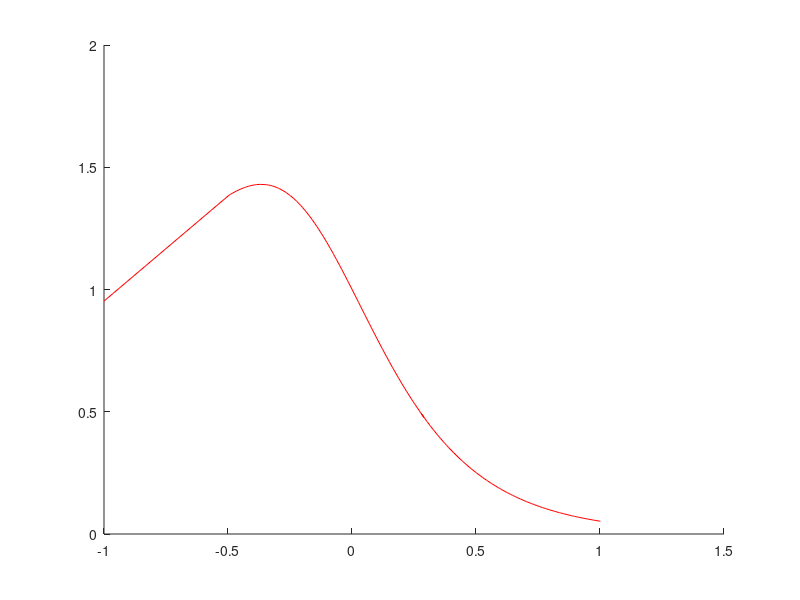

This chart was generated by the following MATLAB code:
function Obligatorio282
  t = load("tiempos").tiempos;
  t22 = load("tiempos2").tiempos2;
  tiempocorregido = sort([-1,t]);
  t2 = [-1,t22];

  y0=[0.9142,0.8655,1.0861,1.0832];


     function ecuacion= g(tiemp2,y)
      ecuacion=(y^2)*(1-3*tiemp2)-3*y;
     endfunction

  function metodo_Heun = heun(tiemp,y_a)
     T =tiemp;
     Y=zeros(1,152);
     Y(1)=y_a;
     for i=1:151
       h = T(i+1) - T(i);
       p = Y(i) + h*g(T(i),Y(i));
       Y(i+1) = Y(i) + (h/2)*(g( T(i),Y(i)) + g(T(i+1),p));
     endfor
     metodo_Heun = Y;
  endfunction

  function ecuacion2= l(ti,u)
      ecuacion2= 3*u + 3*ti - 1;
     endfunction

   function metodo_Heun2 = heun2(tiemp,y_a)

     T =[-1, tiemp];
     Y=zeros(1,152);
     Y(1)=1/y_a;
     for i=1:151
       h = T(i+1) - T(i);
       p = Y(i) + h*l(T(i),Y(i));
       Y(i+1) = Y(i) + (h/2)*(l( T(i),Y(i)) + l(T(i+1),p));
     endfor
     for i=1:1:152
       Y(i)=(1/Y(i));
     endfor
     metodo_Heun2 = Y;
  endfunction

  function p2_1 = lsodeP2_1(y_0,tiempoc)
        L1 = lsode("g",y_0(1),tiempoc); #para cada condicion inicial y0
        p2_1 = L1;
       # plot(tiempoc,p2_1,"r")
  endfunction

  function p2_2 = lsodeP2_2(y_0,tiempoc)
        L2 = lsode("g",y_0(2),tiempoc);
        p2_2 = L2;
       # plot(tiempoc,p2_2,"r")
  endfunction


  function p2_3 = lsodeP22_3(y_0,tiempoc)

       y_0 = 1/y_0(3);
       L3 = lsode("l",y_0,tiempoc);
       for i=1:1:152
       L3(i)=(1/L3(i));
     endfor
       p2_3 = L3;
      # plot(tiempoc,p2_3,"r")
  endfunction

  function p2_4 = lsodeP22_4(y_0,tiempoc)

       y_0 = 1/y0(4);
       L4 = lsode("l",y_0,tiempoc);
       for i=1:1:152
       L4(i)=(1/L4(i));
     endfor
       p2_4 = L4;
       #plot(tiempoc,p2_4,"r")
  endfunction


    #PARTE 4

 function resultado=PivoteoParcial(matriz)
  filas=rows(matriz);
  for i=1:filas
    if matriz(i,i)==0
      for j=(i+1):filas
        if matriz(j,i)~=0
          auxiliar=matriz(j,:);
          matriz(j,:)=matriz(i,:);
          matriz(i,:)=auxiliar;
          break
        endif
      endfor
    endif

   for iaux=(i+1):filas
     matriz(iaux,:) -= matriz(i,:)*matriz(iaux,i)/matriz(i,i);
   endfor
 endfor
 res(filas)= matriz(filas, filas+1)/matriz(filas,filas);
 for i=filas-1:-1:1
	acum = 0;
	for p = i+1:filas
		acum = acum + (matriz(i,p)*res(p));
	endfor
  res(i)= (matriz(i, filas + 1) - acum)/matriz(i, i);
 endfor
 resultado=res;
 endfunction

function parte4=p4(tiempos_z,y)
   for i=1:151
     h(i)=tiempos_z(i+1)-tiempos_z(i);
   endfor

   for i=1:151
     delta(i)= y(i+1)-y(i);
   endfor

   z(1)=0;
   z(152)=0;
   for i=1:150
     z(i+1) = ((6*delta(i+1))/(h(i+1))^2)+((6*delta(i))/(h(i))^2);
   endfor

   a(151)=0;
   a(152)=0;
   for i=1:150
      a(i)=2/h(i);
   endfor

   b(1)=1;
   b(152)=1;
   for i=2:151
     b(i)= (4/h(i-1))+ 4/h(i);
   endfor

   c(1)=0;
   c(152)=0;
    for i=2:151
      c(i)=2/h(i);
    endfor


    ## THOMAS NUEVO

    N = 152;

    c(1) = c(1) / b(1);
    z(1) = z(1) / b(1);

   for n = 2:1:N
    temp = b(n) - a(n) * c(n - 1);
    if (n<N)
        c(n) = c(n) / temp;
    endif
     z(n) = (z(n) - a(n) * z(n - 1)) / temp;
   endfor

   x(N) = z(N);
   for n = (N - 1):-1:1
     x(n) = z(n) - c(n) * x(n + 1);
   endfor


   MatrizS = zeros(4,4);
   b = zeros(4,1);
   Matrizalfas = zeros(151,4);

  for i=1:151


    MatrizS(1,:) = [1 , tiempos_z(i) , tiempos_z(i)^2 , tiempos_z(i)^3];
    MatrizS(2,:) = [1 , tiempos_z(i+1) , (tiempos_z(i+1))^2 , (tiempos_z(i+1))^3];
    MatrizS(3,:) = [0 , 1 , 2*(tiempos_z(i)) , 3*(tiempos_z(i))^2];
    MatrizS(4,:) = [0 , 1 , 2*(tiempos_z(i+1)) , 3*(tiempos_z(i+1))^2];


    b(1)= y(i);
    b(2)= y(i+1);
    b(3)= z(i);
    b(4)= z(i+1);

    matriz_parte4 = [MatrizS,b];
    alfas = PivoteoParcial(matriz_parte4);

    Matrizalfas(i,:) = alfas;

  endfor

## hold on;
## for i=1:151
##   intervalo = linspace(tiempos_z(i),tiempos_z(i+1),25);
##   for j=1:25
##    x= intervalo(j);
##   polinomio = Matrizalfas(i,1) + (Matrizalfas(i,2))*x + (Matrizalfas(i,3))*x^2 + (Matrizalfas(i,4))*x^3;
##   plot(x,polinomio,"b");
##   endfor
## endfor
##hold off;
  parte4=Matrizalfas;
 endfunction



  #PARTE 5

  function result=gcinco(Matriz,Tiempos,t)
      result=0;
      for i=1:(length(Tiempos)-1)
        if(t >= Tiempos(i) && t <= Tiempos(i+1))
        result = Matriz(i,1) + Matriz(i,2)*t + (Matriz(i,3))*(t^2) + (Matriz(i,4))*(t^3);
        break;

        elseif (t>=Tiempos(end))
          result = Matriz(end,1) + Matriz(end,2)*t + (Matriz(end,3))*(t^2) + (Matriz(end,4))*(t^3);
        break
        endif
       endfor
  endfunction


  Matrizg = load("ys1").coef1;
  Matrizg2 = load("ys2").coef2;
  global g1=[];
  global g2=[];

  for i=1:length(t2)
    g1(i)=gcinco(Matrizg,tiempocorregido,t2(i));
    g1>0
  endfor
  for i=1:length(t2)
    g2(i)=gcinco(Matrizg2,tiempocorregido,t2(i));
    g2>0
  endfor

  function resu=funcionF(x,T,T2,f1,f2)
    for i=1:length(T)
      aux(i)=x(1)*f1(i)^x(2)+f2(i)^x(3); #x(1)=alfa, x(2)=beta, x(3)= gamma.
    endfor
    resu=aux;
  endfunction

  function resultado=jacr(x,T,T2,f1,f2) #mal escrito a proposito para evitar conflictos con funciones built-in octave
    g1aux=f1(1);
    g2aux=f2(1);
    resaux=[g1aux^x(2),x(1)*log(g1aux)*g1aux^x(2),g2aux^x(3)];
    for i=2:columns(T)
      g1aux=f1(i);
      g2aux=f2(i);
      col1=g1aux^x(2);
      col2=x(1)*log(g1aux)*(g1aux^x(2));
      col3=log(g2aux)*(g2aux^x(3));
      resaux=[resaux;[col1,col2,col3]];
    endfor
    resultado=resaux;
  endfunction


 function Resultado=Mincuad(A,Y)
   Yaux=transpose(A)*Y;
   Aaux=transpose(A)*A;
   matrizaux=Aaux;
   matrizaux(:,end+1)=Yaux;
   Resultado=PivoteoParcial(matrizaux);
   endfunction

  #Alg Gauss-Newton
  function xfinal=Mincuadnolineal(Y,Xin,T,T2,niteraciones,f1,f2)
    X=Xin;
    for i=1:niteraciones
      A=jacr(X,T,T2,f1,f2);
      Yk=transpose(Y-funcionF(X,T2,T,f1,f2));
      P=Mincuad(A,Yk);
      X=X+P*0.001;
    endfor
    xfinal=X;
  endfunction
    datosy=[0.9526];
  for i=1:columns(t22)
    datosy(end+1)=-1/(-0.99927304*exp(3*t22(i))+t22(i));
  endfor
  coeficientesfinales=Mincuadnolineal(datosy,[0,2,2],tiempocorregido,t2,10000,g1,g2)
  for i=1:length(tiempocorregido)
    ajustado(i)=coeficientesfinales(1)*(g1(i)^coeficientesfinales(2))+g2(i)^coeficientesfinales(3)
  endfor
  hold on;
  plot(t2,datosy,"r")
  plot(t2,ajustado,"b")
  hold off;

endfunction
